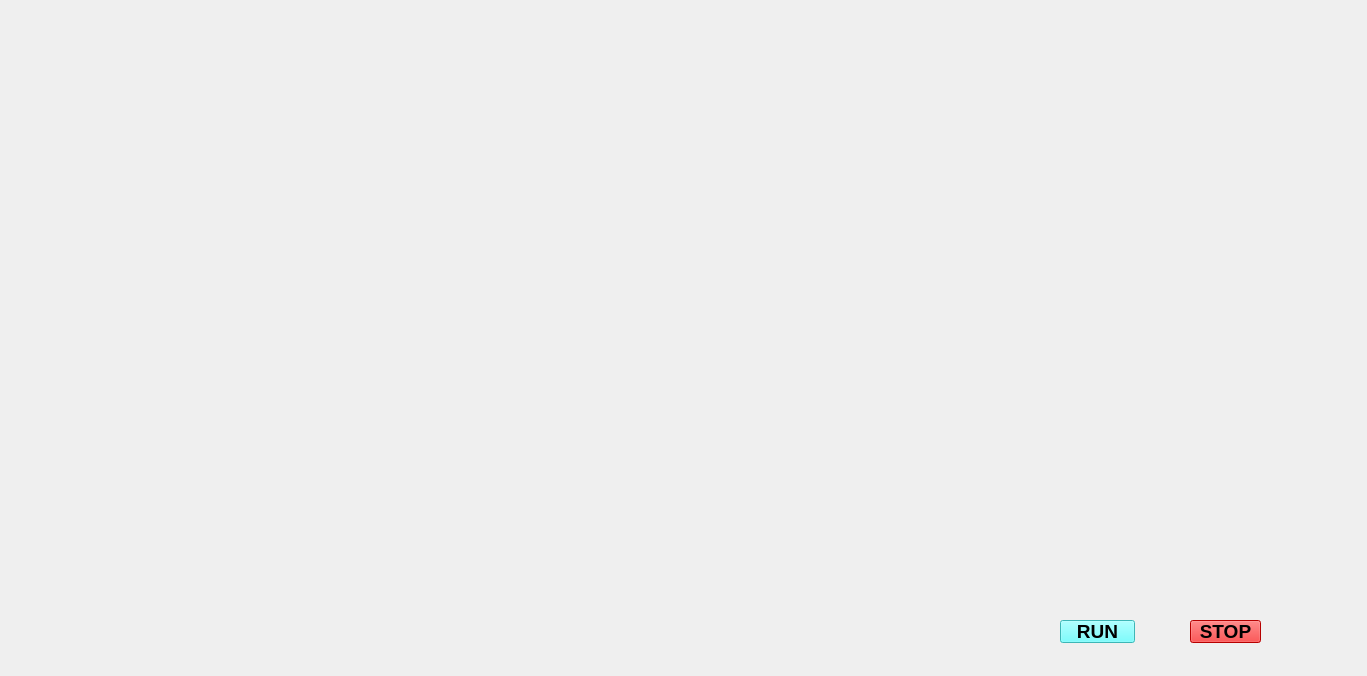
<?xml version="1.0" encoding="UTF-8"?>
<ui version="4.0">
 <class>JarvisUi</class>
 <widget class="QMainWindow" name="JarvisUi">
  <property name="geometry">
   <rect>
    <x>0</x>
    <y>0</y>
    <width>1367</width>
    <height>676</height>
   </rect>
  </property>
  <property name="windowTitle">
   <string>MainWindow</string>
  </property>
  <widget class="QWidget" name="centralwidget">
   <widget class="QLabel" name="label">
    <property name="geometry">
     <rect>
      <x>0</x>
      <y>-80</y>
      <width>1421</width>
      <height>871</height>
     </rect>
    </property>
    <property name="text">
     <string/>
    </property>
    <property name="pixmap">
     <pixmap>GUI/4.gif</pixmap>
    </property>
    <property name="scaledContents">
     <bool>true</bool>
    </property>
   </widget>
   <widget class="QPushButton" name="pushButton">
    <property name="geometry">
     <rect>
      <x>1060</x>
      <y>620</y>
      <width>75</width>
      <height>23</height>
     </rect>
    </property>
    <property name="font">
     <font>
      <pointsize>14</pointsize>
      <weight>75</weight>
      <bold>true</bold>
     </font>
    </property>
    <property name="styleSheet">
     <string notr="true">background-color: rgb(85, 255, 255);</string>
    </property>
    <property name="text">
     <string>RUN</string>
    </property>
   </widget>
   <widget class="QPushButton" name="pushButton_2">
    <property name="geometry">
     <rect>
      <x>1190</x>
      <y>620</y>
      <width>71</width>
      <height>23</height>
     </rect>
    </property>
    <property name="font">
     <font>
      <pointsize>14</pointsize>
      <weight>75</weight>
      <bold>true</bold>
     </font>
    </property>
    <property name="styleSheet">
     <string notr="true">background-color: rgb(255, 0, 0);</string>
    </property>
    <property name="text">
     <string>STOP</string>
    </property>
   </widget>
   <widget class="QLabel" name="label_2">
    <property name="geometry">
     <rect>
      <x>0</x>
      <y>0</y>
      <width>411</width>
      <height>131</height>
     </rect>
    </property>
    <property name="text">
     <string/>
    </property>
    <property name="pixmap">
     <pixmap>GUI/init sys.gif</pixmap>
    </property>
    <property name="scaledContents">
     <bool>true</bool>
    </property>
   </widget>
   <widget class="QLabel" name="label_3">
    <property name="geometry">
     <rect>
      <x>920</x>
      <y>400</y>
      <width>471</width>
      <height>201</height>
     </rect>
    </property>
    <property name="text">
     <string/>
    </property>
    <property name="pixmap">
     <pixmap>GUI/border.jpg</pixmap>
    </property>
    <property name="scaledContents">
     <bool>true</bool>
    </property>
   </widget>
   <widget class="QLabel" name="label_4">
    <property name="geometry">
     <rect>
      <x>80</x>
      <y>430</y>
      <width>371</width>
      <height>211</height>
     </rect>
    </property>
    <property name="text">
     <string/>
    </property>
    <property name="pixmap">
     <pixmap>GUI/j.gif</pixmap>
    </property>
    <property name="scaledContents">
     <bool>true</bool>
    </property>
   </widget>
   <widget class="QTextBrowser" name="textBrowser_3">
    <property name="geometry">
     <rect>
      <x>960</x>
      <y>20</y>
      <width>141</width>
      <height>41</height>
     </rect>
    </property>
    <property name="font">
     <font>
      <pointsize>16</pointsize>
      <weight>75</weight>
      <bold>true</bold>
     </font>
    </property>
    <property name="styleSheet">
     <string notr="true">background-color:transparent;
border-radius:none;</string>
    </property>
   </widget>
   <widget class="QTextBrowser" name="textBrowser_4">
    <property name="geometry">
     <rect>
      <x>1100</x>
      <y>20</y>
      <width>141</width>
      <height>41</height>
     </rect>
    </property>
    <property name="styleSheet">
     <string notr="true">background-color:transparent;
border-radius:none;
</string>
    </property>
   </widget>
  </widget>
 </widget>
 <resources/>
 <connections/>
</ui>
